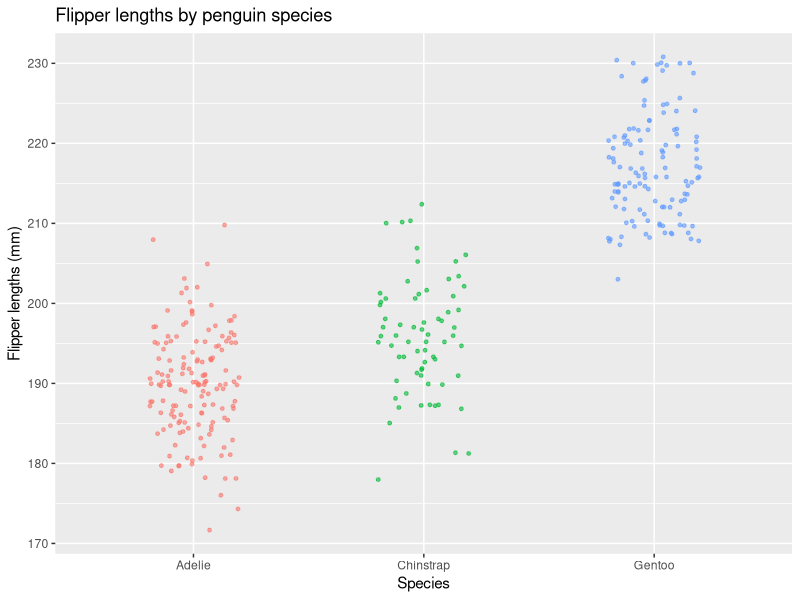
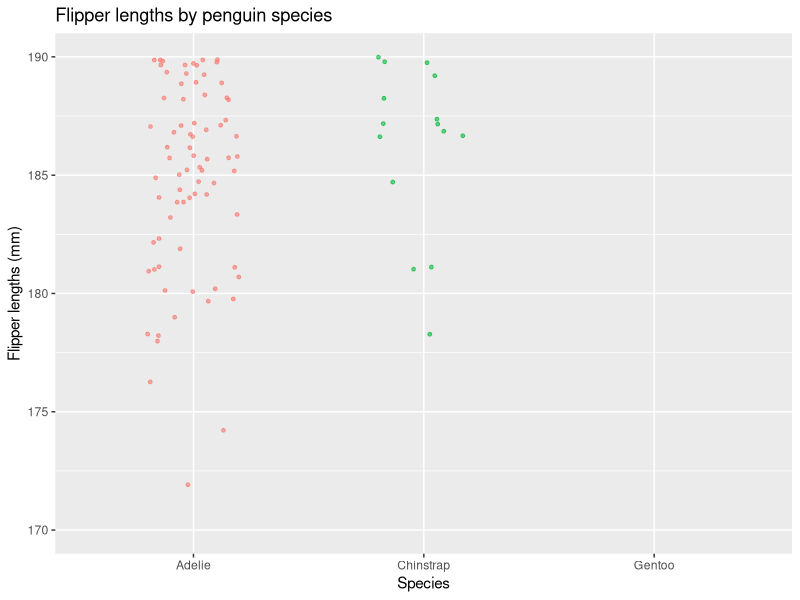
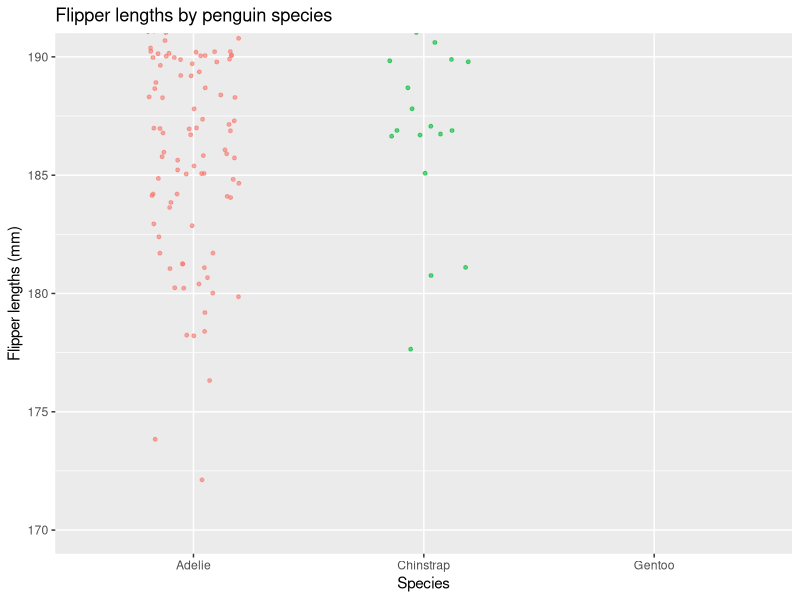
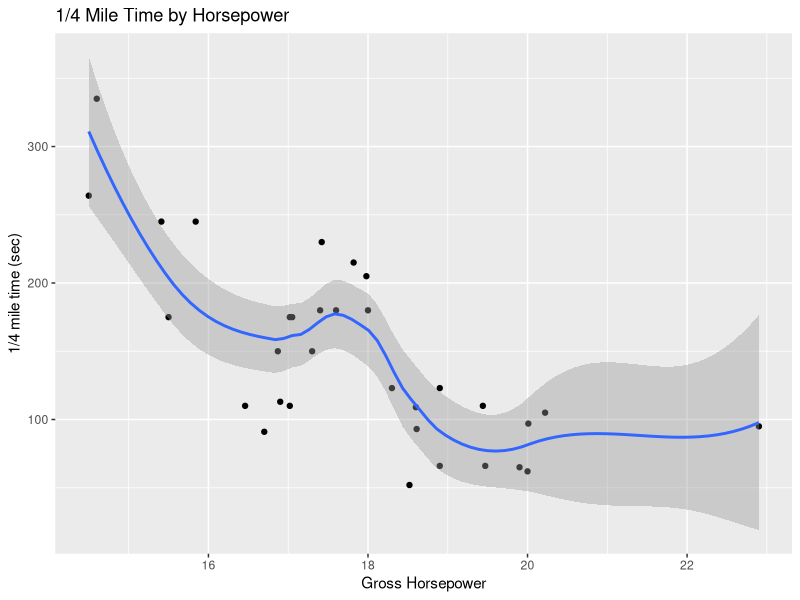
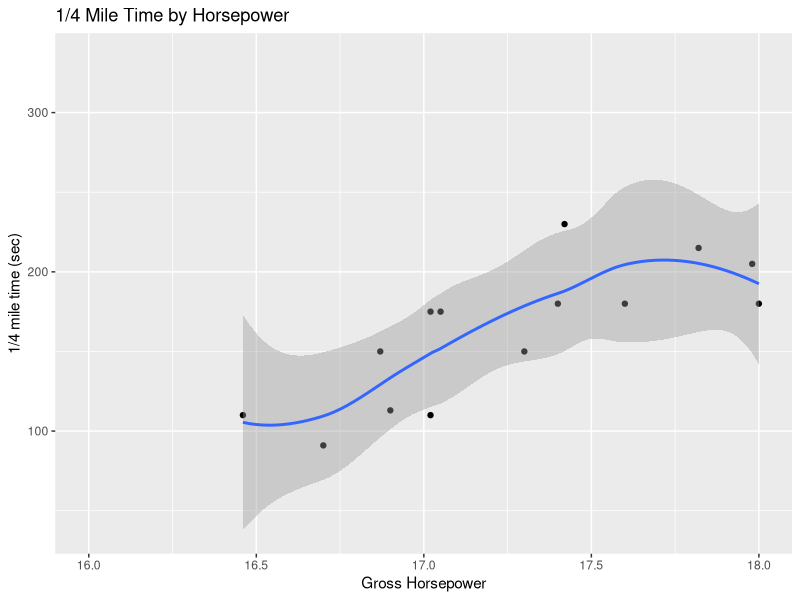
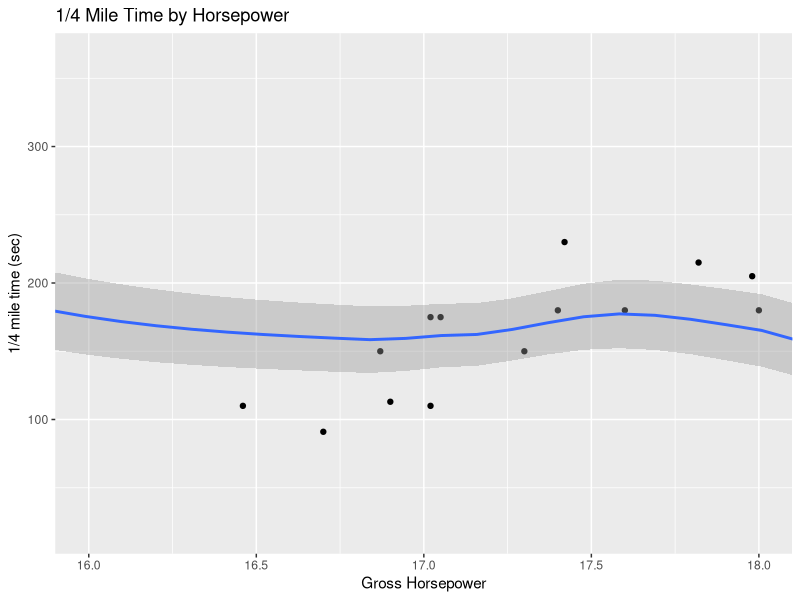

Generate these figures, in order, with R:
## ---- chunk 1

#| label: setup
#| include: false

knitr::opts_chunk$set(echo = TRUE)
## ---- chunk 2
#| include: false
#load tidyverse up
library(tidyverse)
#example dataset
library(palmerpenguins)
data(penguins)
data(mtcars)
## ---- chunk 3
#making a ggplot of penguin flipper length

ggplot(penguins, aes(x = species, 
                   y = flipper_length_mm, 
                   color = species)) +
  geom_jitter(size = 1, alpha = .6, width = 0.2, 
              show.legend = FALSE) +     # removed legend since not needed
  labs(x = "Species", 
       y = "Flipper lengths (mm)",
       title = "Flipper lengths by penguin species")
## ---- chunk 4
ggplot(penguins, aes(x = species, 
                   y = flipper_length_mm, 
                   color = species)) +
  scale_y_continuous(limits = c(170, 190)) +
  geom_jitter(size = 1, alpha = .6, width = 0.2, 
              show.legend = FALSE) +     # removed legend since not needed
  labs(x = "Species", 
       y = "Flipper lengths (mm)",
       title = "Flipper lengths by penguin species")
## ---- chunk 5
ggplot(penguins, aes(x = species, 
                   y = flipper_length_mm, 
                   color = species)) +
  coord_cartesian(ylim = c(170, 190)) +
  geom_jitter(size = 1, alpha = .6, width = 0.2, 
              show.legend = FALSE) +     # removed legend since not needed
  labs(x = "Species", 
       y = "Flipper lengths (mm)",
       title = "Flipper lengths by penguin species")
## ---- chunk 6
plot <- ggplot(mtcars, aes(qsec, hp)) +
  geom_point() +
  geom_smooth() +
  labs(x="Gross Horsepower", y="1/4 mile time (sec)", title="1/4 Mile Time by Horsepower" )
plot
## ---- chunk 7
plot + scale_x_continuous(limits = c(16, 18))
plot + coord_cartesian(xlim = c(16, 18))
